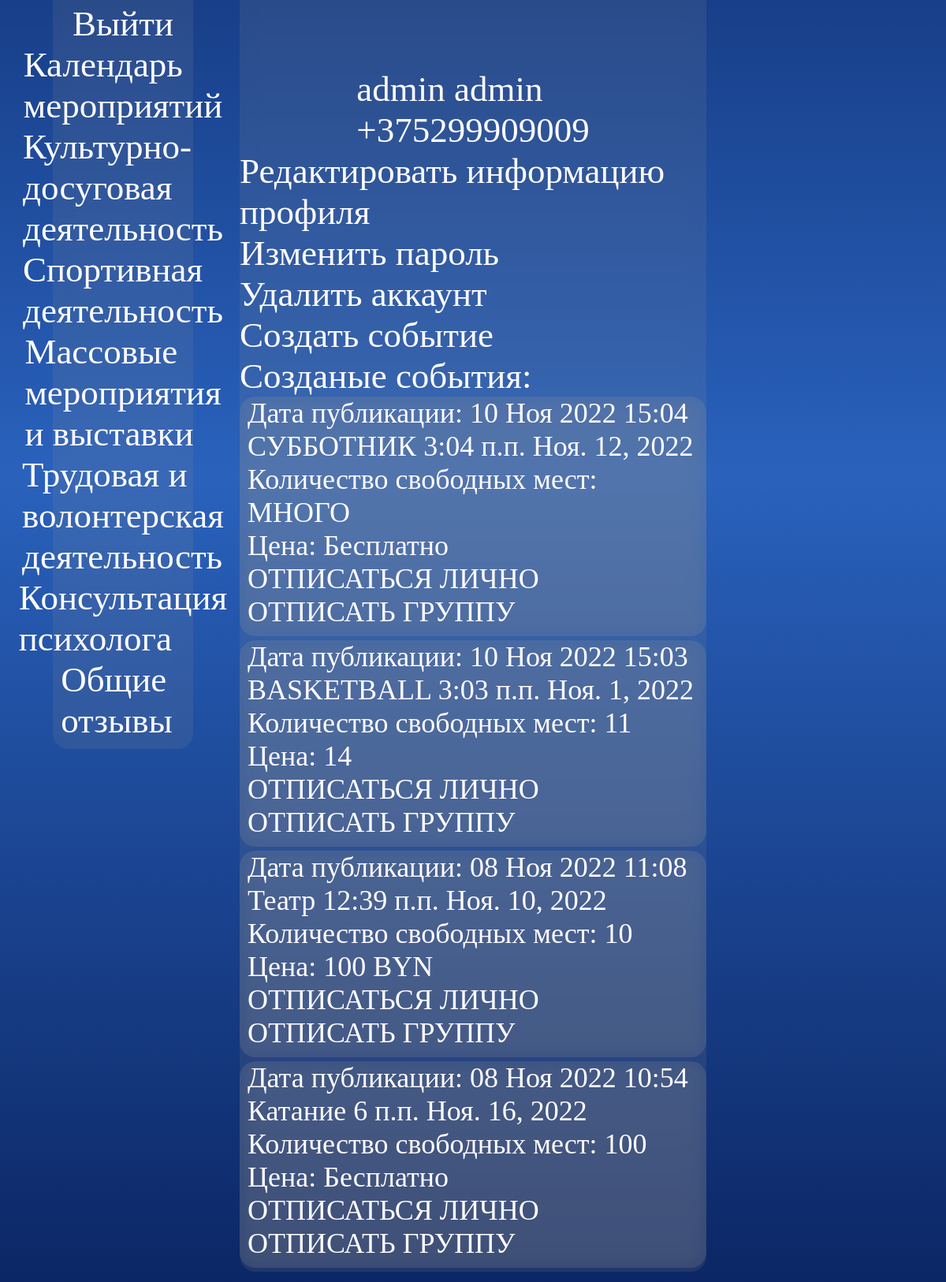
The page /accounts/profile/ (signed in, lower part) on the database as committed earlier.
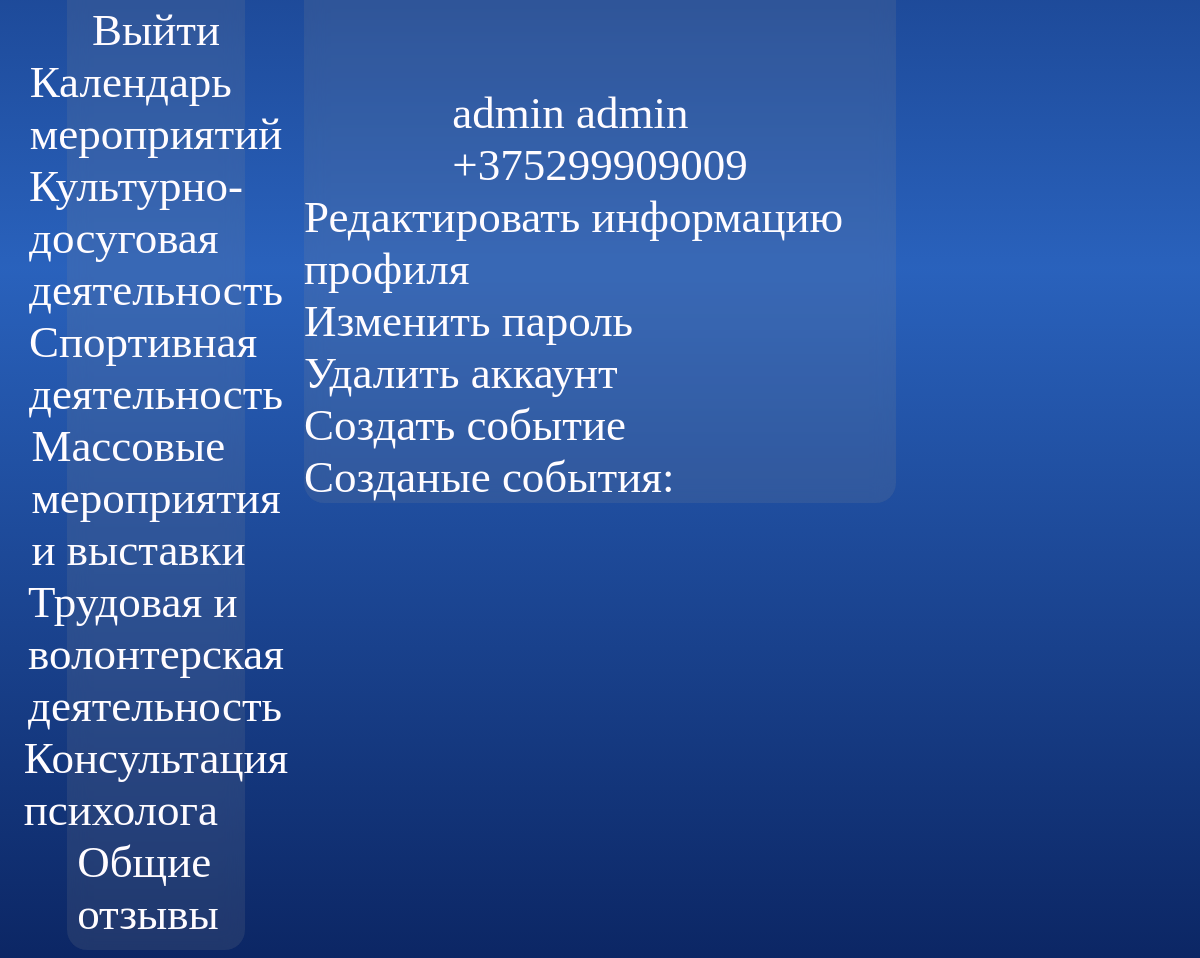
The same page on the database as committed later.
### news/models.py (models this page shows, shortened)
class Post(models.Model):
    tag = (
        ('cult','Культурно-досуговая деятельность'),
        ('sport','Спортивная деятельность'),
        ('mass','Массовые мероприятия и выставки'),
        ('trud','Трудовая и волонтерская деятельность'),
        )
    content = models.TextField(null=True, blank=False)
    image = models.ImageField(upload_to='image/%Y/%m/%d/', blank=True, null=True)
    file = models.FileField(upload_to='files/%Y/%m/%d/', blank=True, null=True)
    video = models.FileField(upload_to='video/%Y/%m/%d/', blank=True, null=True)
    audio = models.FileField(upload_to='audio/%Y/%m/%d/', blank=True, null=True)
    author = models.ForeignKey(AdvUser, on_delete=models.CASCADE, null=True)
    pubdate = models.DateTimeField(auto_now_add=True, db_index=True, verbose_name='Publication date')
    eventtime = models.TimeField(db_index=True,null=True,blank=False)
    eventdate = models.DateField(db_index=True,null=True,blank=False)
    stoim = models.CharField(null = True, blank = False, max_length=10)
    mesta = models.CharField(null = True, blank = False, max_length=10)
    tags = models.CharField( blank = False,choices=tag, max_length=50)
    zapisi = models.ManyToManyField(AdvUser, related_name='Записаные',blank=True)
    class Meta:
        verbose_name_plural = 'События'
        verbose_name = 'Событие'
        ordering = ['-pubdate']

### news/views.py (the view)
# urls.py: path('accounts/profile/', profile, name='profile'),
@login_required
def profile(request):
    posts = Post.objects.filter(zapisi=request.user.id)
    your_posts = Post.objects.filter(author=request.user.pk)
    return render(request, 'news/profile.html', {'posts': posts,'your_posts':your_posts})

### news/templates/news/profile.html (shortened to what this page needs)
{% extends "layout/basic.html" %}
{% block content %}
<div class="profile">
	{% if user.avatar %}
      <img class="avatar" src="{{ user.avatar.url }}"><br><br>
    {% else %}
      <img class="avatar" src="\static\news\user.png"><br><br>
    {% endif %}
	{{user.first_name}} {{user.last_name}}<br>
	{{user.phone_num}}<br>
	<div>
		<a href="{% url 'news:profile_change' %}"  class="link">Редактировать информацию профиля</a><br>
		<a href="{% url 'news:password_change' %}"  class="link">Изменить пароль</a><br>
		<a href="{% url 'news:profile_delete' %}"  class="link">Удалить аккаунт</a><br>
		{% if user.is_superuser == 1 %}
		<a href="{% url 'news:add' %}"  class="link">Создать событие</a><br>
		Созданые события:<br>
		<div>
			{% if your_posts %}
			{% for post in your_posts %}
				<div class="post">
						<div class="post-content">
							Дата публикации: {{ post.pubdate|date:"d M Y H:i" }}<br>
							{{ post.content}}  {{ post.eventtime }} {{ post.eventdate }}<br>
							Количество свободных мест: {{ post.mesta }}<br>
							Цена: {{ post.stoim }}<br>
							<a href="{% url 'news:otpis' pk=post.pk %}" class="link">ОТПИСАТЬСЯ ЛИЧНО</a><br>
							<a href="{% url 'news:otpisg' pk=post.pk %}" class="link">ОТПИСАТЬ ГРУППУ</a>
						</div>
					</div>
			{% endfor %}
			{% endif %}
		</div>
		{% endif %}
	</div>
</div>
{% endblock %}

Rows that differ between the two databases and show on the page:
removed Post: pubdate "10 Ноя 2022 15:04", content "СУББОТНИК", eventtime "3:04 п.п.", eventdate "Ноя. 12, 2022", mesta "МНОГО", stoim "Бесплатно"
removed Post: pubdate "10 Ноя 2022 15:03", content "BASKETBALL", eventtime "3:03 п.п.", eventdate "Ноя. 1, 2022", mesta "11", stoim "14"
removed Post: pubdate "08 Ноя 2022 11:08", content "Театр", eventtime "12:39 п.п.", eventdate "Ноя. 10, 2022", mesta "10", stoim "100 BYN"
removed Post: pubdate "08 Ноя 2022 10:54", content "Катание", eventtime "6 п.п.", eventdate "Ноя. 16, 2022", mesta "100", stoim "Бесплатно"
